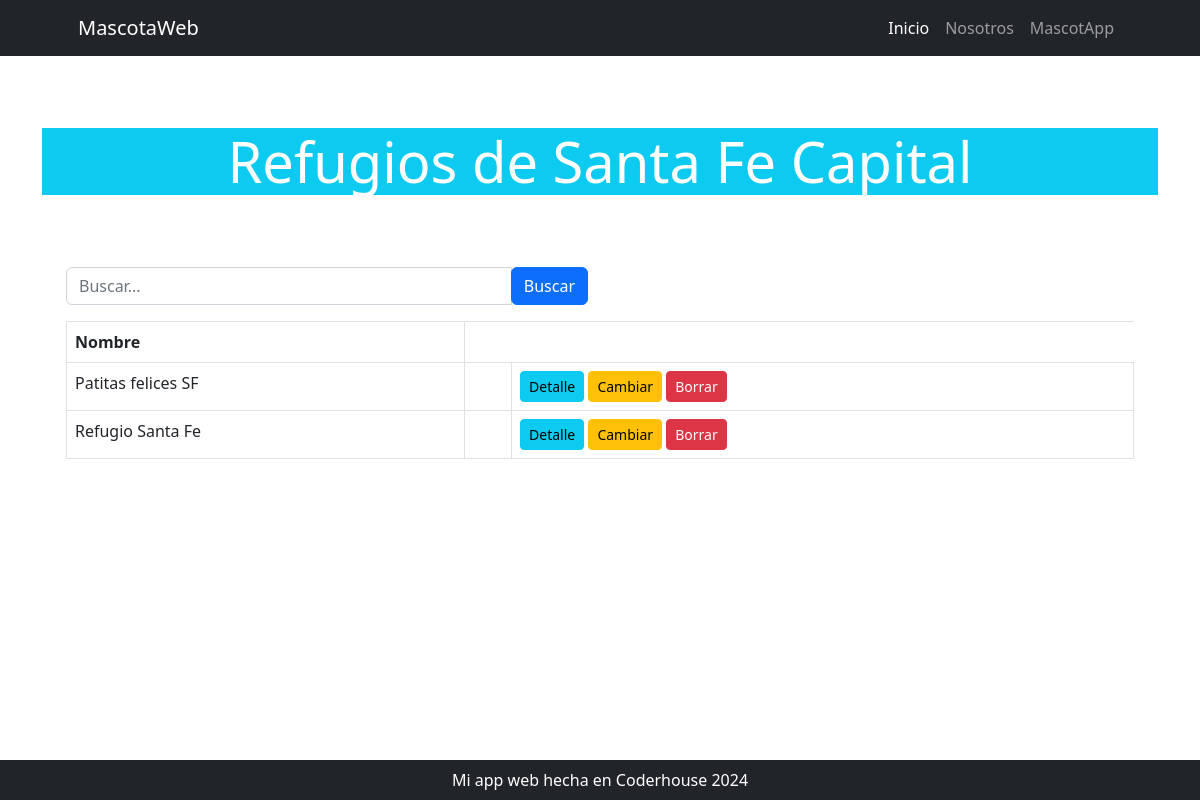
Before: /mi_aplicacion/refugio/list with the older database file.
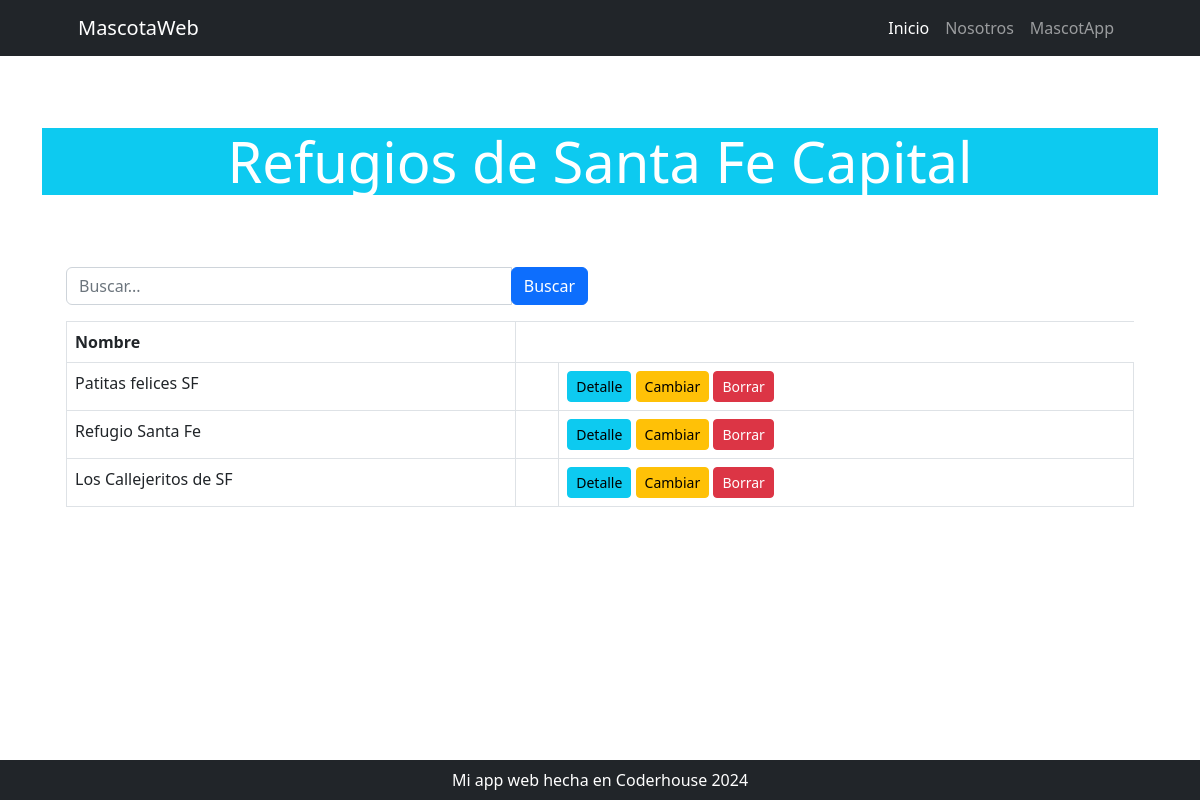
After: the same page with the newer database file.
### mi_aplicacion/models.py (models this page shows, shortened)
class Refugio(models.Model):
    nombre = models.CharField(max_length=150)
    direccion = models.CharField(max_length=200)
    telefono = models.CharField(max_length=20)
    mascota_id= models.ManyToManyField(Mascota, related_name='refugios', blank=True)

### mi_aplicacion/views.py (the view)
# urls.py: path("refugio/list", RefugioList.as_view(), name="refugio_list"),
class RefugioList(ListView):
    model = Refugio
    def get_queryset(self) -> QuerySet[Any]:
        queryset = super().get_queryset()
        busqueda = self.request.GET.get("busqueda")
        if busqueda:
            queryset = Refugio.objects.filter(nombre__icontains=busqueda)
        return queryset

### mi_aplicacion/templates/mi_aplicacion/refugio_list.html (shortened to what this page needs)
{% extends 'core/base.html' %}
{% block body_title %}
    Refugios de Santa Fe Capital
{% endblock body_title %}
{% block content %}
    <div class="container mt-5">
        <div class="row mb-3">
            <div class="col-lg-6">
                <form action="{% url 'mi_aplicacion:refugio_list' %}"
                      method="get"
                      class="input-group">
                    <input type="text"
                           name="busqueda"
                           class="form-control"
                           placeholder="Buscar...">
                    <div class="input-group-append">
                        <button class="btn btn-primary" type="submit">Buscar</button>
                    </div>
                </form>
            </div>
        </div>
        {% if object_list %}
            <div class="table-responsive">
                <table class="table table-bordered">
                    <thead>
                        <tr>
                            <th>Nombre</th>
                        </tr>
                    </thead>
                    <tbody>
                        {% for object in object_list %}
                            <tr>
                                <td>{{ object.nombre }}</td>
                                <td>{{ object.precio }}</td>
                                <td>
                                    <a href="{% url 'mi_aplicacion:refugio_detail' object.id %}"
                                       class="btn btn-info btn-sm">Detalle</a>
                                    <a href="{% url 'mi_aplicacion:refugio_update' object.id %}"
                                       class="btn btn-warning btn-sm">Cambiar</a>
                                    <a href="{% url 'mi_aplicacion:refugio_delete' object.id %}"
                                       class="btn btn-danger btn-sm">Borrar</a>
                                </td>
                            </tr>
                        {% endfor %}
                    </tbody>
                </table>
            {% else %}
                <p class="fs-3">No hay registros</p>
            {% endif %}
        </div>
    </div>
{% endblock content %}

Changed rows visible on the page:
added Refugio: nombre "Los Callejeritos de SF"
